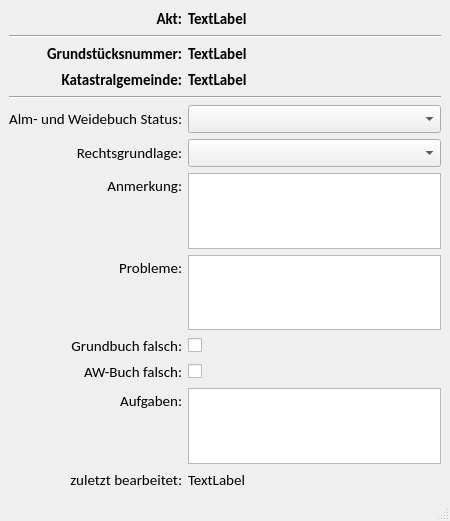
<?xml version="1.0" encoding="UTF-8"?>
<ui version="4.0">
 <class>GstZuordnungDataForm</class>
 <widget class="QMainWindow" name="GstZuordnungDataForm">
  <property name="geometry">
   <rect>
    <x>0</x>
    <y>0</y>
    <width>450</width>
    <height>521</height>
   </rect>
  </property>
  <property name="windowTitle">
   <string>MainWindow</string>
  </property>
  <widget class="QWidget" name="centralwidget">
   <property name="minimumSize">
    <size>
     <width>450</width>
     <height>0</height>
    </size>
   </property>
   <layout class="QHBoxLayout" name="uiCentralLayoutHbox">
    <item>
     <layout class="QGridLayout" name="gridLayout">
      <item row="4" column="0" colspan="2">
       <widget class="Line" name="line_2">
        <property name="orientation">
         <enum>Qt::Horizontal</enum>
        </property>
       </widget>
      </item>
      <item row="10" column="1">
       <widget class="QCheckBox" name="uiAwbWrongCbox">
        <property name="text">
         <string/>
        </property>
       </widget>
      </item>
      <item row="7" column="0">
       <layout class="QVBoxLayout" name="verticalLayout">
        <property name="topMargin">
         <number>3</number>
        </property>
        <item>
         <widget class="QLabel" name="label_2">
          <property name="font">
           <font>
            <family>Calibri</family>
            <pointsize>11</pointsize>
           </font>
          </property>
          <property name="text">
           <string>Anmerkung:</string>
          </property>
          <property name="alignment">
           <set>Qt::AlignRight|Qt::AlignTrailing|Qt::AlignVCenter</set>
          </property>
         </widget>
        </item>
        <item>
         <spacer name="verticalSpacer">
          <property name="orientation">
           <enum>Qt::Vertical</enum>
          </property>
          <property name="sizeHint" stdset="0">
           <size>
            <width>20</width>
            <height>40</height>
           </size>
          </property>
         </spacer>
        </item>
       </layout>
      </item>
      <item row="7" column="1">
       <widget class="QTextEdit" name="uiAnmTedit">
        <property name="font">
         <font>
          <family>Calibri</family>
          <pointsize>11</pointsize>
         </font>
        </property>
        <property name="tabChangesFocus">
         <bool>true</bool>
        </property>
       </widget>
      </item>
      <item row="12" column="0">
       <widget class="QLabel" name="label_11">
        <property name="font">
         <font>
          <family>Calibri</family>
          <pointsize>11</pointsize>
         </font>
        </property>
        <property name="text">
         <string>zuletzt bearbeitet:</string>
        </property>
        <property name="alignment">
         <set>Qt::AlignRight|Qt::AlignTrailing|Qt::AlignVCenter</set>
        </property>
       </widget>
      </item>
      <item row="2" column="0">
       <widget class="QLabel" name="label">
        <property name="font">
         <font>
          <family>Calibri</family>
          <pointsize>11</pointsize>
          <weight>75</weight>
          <bold>true</bold>
         </font>
        </property>
        <property name="text">
         <string>Grundstücksnummer:</string>
        </property>
        <property name="alignment">
         <set>Qt::AlignRight|Qt::AlignTrailing|Qt::AlignVCenter</set>
        </property>
       </widget>
      </item>
      <item row="10" column="0">
       <widget class="QLabel" name="label_9">
        <property name="font">
         <font>
          <family>Calibri</family>
          <pointsize>11</pointsize>
         </font>
        </property>
        <property name="text">
         <string>AW-Buch falsch:</string>
        </property>
        <property name="alignment">
         <set>Qt::AlignRight|Qt::AlignTrailing|Qt::AlignVCenter</set>
        </property>
       </widget>
      </item>
      <item row="0" column="0">
       <widget class="QLabel" name="label_5">
        <property name="font">
         <font>
          <family>Calibri</family>
          <pointsize>11</pointsize>
          <weight>75</weight>
          <bold>true</bold>
         </font>
        </property>
        <property name="text">
         <string>Akt:</string>
        </property>
        <property name="alignment">
         <set>Qt::AlignRight|Qt::AlignTrailing|Qt::AlignVCenter</set>
        </property>
       </widget>
      </item>
      <item row="5" column="1">
       <widget class="QComboBox" name="uiAwbStatusCombo">
        <property name="font">
         <font>
          <family>Calibri</family>
          <pointsize>11</pointsize>
         </font>
        </property>
       </widget>
      </item>
      <item row="6" column="0">
       <widget class="QLabel" name="label_8">
        <property name="font">
         <font>
          <family>Calibri</family>
          <pointsize>11</pointsize>
         </font>
        </property>
        <property name="text">
         <string>Rechtsgrundlage:</string>
        </property>
        <property name="alignment">
         <set>Qt::AlignRight|Qt::AlignTrailing|Qt::AlignVCenter</set>
        </property>
       </widget>
      </item>
      <item row="11" column="1">
       <widget class="QTextEdit" name="uiAufgabeTedit">
        <property name="font">
         <font>
          <family>Calibri</family>
          <pointsize>11</pointsize>
         </font>
        </property>
        <property name="tabChangesFocus">
         <bool>true</bool>
        </property>
       </widget>
      </item>
      <item row="8" column="1">
       <widget class="QTextEdit" name="uiProblemTedit">
        <property name="font">
         <font>
          <family>Calibri</family>
          <pointsize>11</pointsize>
         </font>
        </property>
        <property name="tabChangesFocus">
         <bool>true</bool>
        </property>
       </widget>
      </item>
      <item row="8" column="0">
       <layout class="QVBoxLayout" name="verticalLayout_2">
        <property name="topMargin">
         <number>3</number>
        </property>
        <item>
         <widget class="QLabel" name="label_4">
          <property name="font">
           <font>
            <family>Calibri</family>
            <pointsize>11</pointsize>
           </font>
          </property>
          <property name="text">
           <string>Probleme:</string>
          </property>
          <property name="alignment">
           <set>Qt::AlignRight|Qt::AlignTrailing|Qt::AlignVCenter</set>
          </property>
         </widget>
        </item>
        <item>
         <spacer name="verticalSpacer_2">
          <property name="orientation">
           <enum>Qt::Vertical</enum>
          </property>
          <property name="sizeHint" stdset="0">
           <size>
            <width>20</width>
            <height>40</height>
           </size>
          </property>
         </spacer>
        </item>
       </layout>
      </item>
      <item row="3" column="0">
       <widget class="QLabel" name="label_3">
        <property name="font">
         <font>
          <family>Calibri</family>
          <pointsize>11</pointsize>
          <weight>75</weight>
          <bold>true</bold>
         </font>
        </property>
        <property name="text">
         <string>Katastralgemeinde:</string>
        </property>
        <property name="alignment">
         <set>Qt::AlignRight|Qt::AlignTrailing|Qt::AlignVCenter</set>
        </property>
       </widget>
      </item>
      <item row="12" column="1">
       <widget class="QLabel" name="uiLastEditedLbl">
        <property name="minimumSize">
         <size>
          <width>350</width>
          <height>0</height>
         </size>
        </property>
        <property name="font">
         <font>
          <family>Calibri</family>
          <pointsize>11</pointsize>
         </font>
        </property>
        <property name="text">
         <string>TextLabel</string>
        </property>
       </widget>
      </item>
      <item row="1" column="0" colspan="2">
       <widget class="Line" name="line">
        <property name="orientation">
         <enum>Qt::Horizontal</enum>
        </property>
       </widget>
      </item>
      <item row="5" column="0">
       <widget class="QLabel" name="label_7">
        <property name="font">
         <font>
          <family>Calibri</family>
          <pointsize>11</pointsize>
         </font>
        </property>
        <property name="text">
         <string>Alm- und Weidebuch Status:</string>
        </property>
        <property name="alignment">
         <set>Qt::AlignRight|Qt::AlignTrailing|Qt::AlignVCenter</set>
        </property>
       </widget>
      </item>
      <item row="6" column="1">
       <widget class="QComboBox" name="uiRechtsgrundlageCombo">
        <property name="font">
         <font>
          <family>Calibri</family>
          <pointsize>11</pointsize>
         </font>
        </property>
       </widget>
      </item>
      <item row="3" column="1">
       <widget class="QLabel" name="uiKgLbl">
        <property name="font">
         <font>
          <family>Calibri</family>
          <pointsize>11</pointsize>
          <weight>75</weight>
          <bold>true</bold>
         </font>
        </property>
        <property name="text">
         <string>TextLabel</string>
        </property>
       </widget>
      </item>
      <item row="0" column="1">
       <widget class="QLabel" name="uiAktLbl">
        <property name="font">
         <font>
          <family>Calibri</family>
          <pointsize>11</pointsize>
          <weight>75</weight>
          <bold>true</bold>
         </font>
        </property>
        <property name="text">
         <string>TextLabel</string>
        </property>
       </widget>
      </item>
      <item row="9" column="0">
       <widget class="QLabel" name="label_6">
        <property name="font">
         <font>
          <family>Calibri</family>
          <pointsize>11</pointsize>
         </font>
        </property>
        <property name="text">
         <string>Grundbuch falsch:</string>
        </property>
        <property name="alignment">
         <set>Qt::AlignRight|Qt::AlignTrailing|Qt::AlignVCenter</set>
        </property>
       </widget>
      </item>
      <item row="9" column="1">
       <widget class="QCheckBox" name="uiGbWrongCbox">
        <property name="text">
         <string/>
        </property>
       </widget>
      </item>
      <item row="11" column="0">
       <layout class="QVBoxLayout" name="verticalLayout_3">
        <property name="topMargin">
         <number>3</number>
        </property>
        <item>
         <widget class="QLabel" name="label_10">
          <property name="font">
           <font>
            <family>Calibri</family>
            <pointsize>11</pointsize>
           </font>
          </property>
          <property name="text">
           <string>Aufgaben:</string>
          </property>
          <property name="alignment">
           <set>Qt::AlignRight|Qt::AlignTrailing|Qt::AlignVCenter</set>
          </property>
         </widget>
        </item>
        <item>
         <spacer name="verticalSpacer_3">
          <property name="orientation">
           <enum>Qt::Vertical</enum>
          </property>
          <property name="sizeHint" stdset="0">
           <size>
            <width>20</width>
            <height>40</height>
           </size>
          </property>
         </spacer>
        </item>
       </layout>
      </item>
      <item row="2" column="1">
       <widget class="QLabel" name="uiGstLbl">
        <property name="font">
         <font>
          <family>Calibri</family>
          <pointsize>11</pointsize>
          <weight>75</weight>
          <bold>true</bold>
         </font>
        </property>
        <property name="text">
         <string>TextLabel</string>
        </property>
       </widget>
      </item>
     </layout>
    </item>
   </layout>
  </widget>
  <widget class="QMenuBar" name="menubar">
   <property name="geometry">
    <rect>
     <x>0</x>
     <y>0</y>
     <width>450</width>
     <height>21</height>
    </rect>
   </property>
  </widget>
  <widget class="QStatusBar" name="statusbar"/>
 </widget>
 <tabstops>
  <tabstop>uiAwbStatusCombo</tabstop>
  <tabstop>uiRechtsgrundlageCombo</tabstop>
  <tabstop>uiAnmTedit</tabstop>
  <tabstop>uiProblemTedit</tabstop>
  <tabstop>uiGbWrongCbox</tabstop>
  <tabstop>uiAwbWrongCbox</tabstop>
  <tabstop>uiAufgabeTedit</tabstop>
 </tabstops>
 <resources/>
 <connections/>
</ui>
